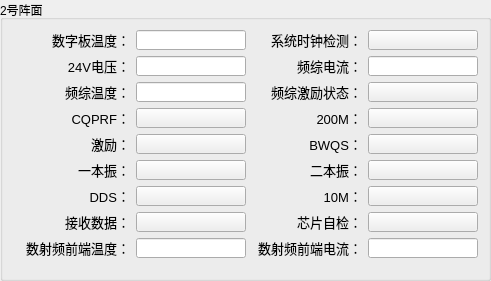
     <widget class="QGroupBox" name="groupBox_12">
      <property name="geometry">
       <rect>
        <x>510</x>
        <y>30</y>
        <width>491</width>
        <height>281</height>
       </rect>
      </property>
      <property name="title">
       <string>2号阵面</string>
      </property>
      <widget class="QWidget" name="layoutWidget_2">
       <property name="geometry">
        <rect>
         <x>15</x>
         <y>25</y>
         <width>468</width>
         <height>238</height>
        </rect>
       </property>
       <layout class="QGridLayout" name="gridLayout_8">
        <property name="leftMargin">
         <number>5</number>
        </property>
        <property name="topMargin">
         <number>5</number>
        </property>
        <property name="rightMargin">
         <number>5</number>
        </property>
        <property name="bottomMargin">
         <number>5</number>
        </property>
        <item row="0" column="0">
         <widget class="QLabel" name="label_19">
          <property name="minimumSize">
           <size>
            <width>110</width>
            <height>20</height>
           </size>
          </property>
          <property name="maximumSize">
           <size>
            <width>110</width>
            <height>20</height>
           </size>
          </property>
          <property name="font">
           <font>
            <pointsize>10</pointsize>
           </font>
          </property>
          <property name="text">
           <string>数字板温度：</string>
          </property>
          <property name="alignment">
           <set>Qt::AlignRight|Qt::AlignTrailing|Qt::AlignVCenter</set>
          </property>
         </widget>
        </item>
        <item row="0" column="1">
         <widget class="QLineEdit" name="lineEdit_Temp_Zynq_front2">
          <property name="minimumSize">
           <size>
            <width>110</width>
            <height>20</height>
           </size>
          </property>
          <property name="maximumSize">
           <size>
            <width>110</width>
            <height>20</height>
           </size>
          </property>
          <property name="font">
           <font>
            <pointsize>10</pointsize>
           </font>
          </property>
          <property name="alignment">
           <set>Qt::AlignCenter</set>
          </property>
         </widget>
        </item>
        <item row="0" column="2">
         <widget class="QLabel" name="label_45">
          <property name="minimumSize">
           <size>
            <width>110</width>
            <height>20</height>
           </size>
          </property>
          <property name="maximumSize">
           <size>
            <width>110</width>
            <height>20</height>
           </size>
          </property>
          <property name="font">
           <font>
            <pointsize>10</pointsize>
           </font>
          </property>
          <property name="text">
           <string>系统时钟检测：</string>
          </property>
          <property name="alignment">
           <set>Qt::AlignRight|Qt::AlignTrailing|Qt::AlignVCenter</set>
          </property>
         </widget>
        </item>
        <item row="0" column="3">
         <widget class="QPushButton" name="BtnState_System_Clock_Dect_front2">
          <property name="sizePolicy">
           <sizepolicy hsizetype="Fixed" vsizetype="Fixed">
            <horstretch>41</horstretch>
            <verstretch>22</verstretch>
           </sizepolicy>
          </property>
          <property name="minimumSize">
           <size>
            <width>110</width>
            <height>20</height>
           </size>
          </property>
          <property name="maximumSize">
           <size>
            <width>110</width>
            <height>20</height>
           </size>
          </property>
          <property name="text">
           <string/>
          </property>
         </widget>
        </item>
        <item row="1" column="0">
         <widget class="QLabel" name="label_73">
          <property name="minimumSize">
           <size>
            <width>110</width>
            <height>20</height>
           </size>
          </property>
          <property name="maximumSize">
           <size>
            <width>110</width>
            <height>20</height>
           </size>
          </property>
          <property name="font">
           <font>
            <pointsize>10</pointsize>
           </font>
          </property>
          <property name="text">
           <string>24V电压：</string>
          </property>
          <property name="alignment">
           <set>Qt::AlignRight|Qt::AlignTrailing|Qt::AlignVCenter</set>
          </property>
         </widget>
        </item>
        <item row="1" column="1">
         <widget class="QLineEdit" name="lineEdit_Voltage_24_front2">
          <property name="minimumSize">
           <size>
            <width>110</width>
            <height>20</height>
           </size>
          </property>
          <property name="maximumSize">
           <size>
            <width>110</width>
            <height>20</height>
           </size>
          </property>
          <property name="font">
           <font>
            <pointsize>10</pointsize>
           </font>
          </property>
          <property name="alignment">
           <set>Qt::AlignCenter</set>
          </property>
         </widget>
        </item>
        <item row="1" column="2">
         <widget class="QLabel" name="label_74">
          <property name="minimumSize">
           <size>
            <width>110</width>
            <height>20</height>
           </size>
          </property>
          <property name="maximumSize">
           <size>
            <width>110</width>
            <height>20</height>
           </size>
          </property>
          <property name="font">
           <font>
            <pointsize>10</pointsize>
           </font>
          </property>
          <property name="text">
           <string>频综电流：</string>
          </property>
          <property name="alignment">
           <set>Qt::AlignRight|Qt::AlignTrailing|Qt::AlignVCenter</set>
          </property>
         </widget>
        </item>
        <item row="1" column="3">
         <widget class="QLineEdit" name="lineEdit_Current_Fre_front2">
          <property name="minimumSize">
           <size>
            <width>110</width>
            <height>20</height>
           </size>
          </property>
          <property name="maximumSize">
           <size>
            <width>110</width>
            <height>20</height>
           </size>
          </property>
          <property name="font">
           <font>
            <pointsize>10</pointsize>
           </font>
          </property>
          <property name="text">
           <string/>
          </property>
          <property name="alignment">
           <set>Qt::AlignCenter</set>
          </property>
         </widget>
        </item>
        <item row="2" column="0">
         <widget class="QLabel" name="label_30">
          <property name="minimumSize">
           <size>
            <width>110</width>
            <height>20</height>
           </size>
          </property>
          <property name="maximumSize">
           <size>
            <width>110</width>
            <height>20</height>
           </size>
          </property>
          <property name="font">
           <font>
            <pointsize>10</pointsize>
           </font>
          </property>
          <property name="text">
           <string>频综温度：</string>
          </property>
          <property name="alignment">
           <set>Qt::AlignRight|Qt::AlignTrailing|Qt::AlignVCenter</set>
          </property>
         </widget>
        </item>
        <item row="2" column="1">
         <widget class="QLineEdit" name="lineEdit_Temp_Fre_front2">
          <property name="minimumSize">
           <size>
            <width>110</width>
            <height>20</height>
           </size>
          </property>
          <property name="maximumSize">
           <size>
            <width>110</width>
            <height>20</height>
           </size>
          </property>
          <property name="font">
           <font>
            <pointsize>10</pointsize>
           </font>
          </property>
          <property name="alignment">
           <set>Qt::AlignCenter</set>
          </property>
         </widget>
        </item>
        <item row="2" column="2">
         <widget class="QLabel" name="label_63">
          <property name="minimumSize">
           <size>
            <width>110</width>
            <height>20</height>
           </size>
          </property>
          <property name="maximumSize">
           <size>
            <width>110</width>
            <height>20</height>
           </size>
          </property>
          <property name="font">
           <font>
            <pointsize>10</pointsize>
           </font>
          </property>
          <property name="text">
           <string>频综激励状态：</string>
          </property>
          <property name="alignment">
           <set>Qt::AlignRight|Qt::AlignTrailing|Qt::AlignVCenter</set>
          </property>
         </widget>
        </item>
        <item row="2" column="3">
         <widget class="QPushButton" name="BtnState_State_Excitation_front2">
          <property name="sizePolicy">
           <sizepolicy hsizetype="Fixed" vsizetype="Fixed">
            <horstretch>41</horstretch>
            <verstretch>22</verstretch>
           </sizepolicy>
          </property>
          <property name="minimumSize">
           <size>
            <width>110</width>
            <height>20</height>
           </size>
          </property>
          <property name="maximumSize">
           <size>
            <width>110</width>
            <height>20</height>
           </size>
          </property>
          <property name="text">
           <string/>
          </property>
         </widget>
        </item>
        <item row="3" column="0">
         <widget class="QLabel" name="label_23">
          <property name="minimumSize">
           <size>
            <width>110</width>
            <height>20</height>
           </size>
          </property>
          <property name="maximumSize">
           <size>
            <width>110</width>
            <height>20</height>
           </size>
          </property>
          <property name="font">
           <font>
            <pointsize>10</pointsize>
           </font>
          </property>
          <property name="text">
           <string>CQPRF：</string>
          </property>
          <property name="alignment">
           <set>Qt::AlignRight|Qt::AlignTrailing|Qt::AlignVCenter</set>
          </property>
         </widget>
        </item>
        <item row="3" column="1">
         <widget class="QPushButton" name="BtnState_CQPRF_front2">
          <property name="sizePolicy">
           <sizepolicy hsizetype="Fixed" vsizetype="Fixed">
            <horstretch>41</horstretch>
            <verstretch>22</verstretch>
           </sizepolicy>
          </property>
          <property name="minimumSize">
           <size>
            <width>110</width>
            <height>20</height>
           </size>
          </property>
          <property name="maximumSize">
           <size>
            <width>110</width>
            <height>20</height>
           </size>
          </property>
          <property name="text">
           <string/>
          </property>
         </widget>
        </item>
        <item row="3" column="2">
         <widget class="QLabel" name="label_24">
          <property name="minimumSize">
           <size>
            <width>110</width>
            <height>20</height>
           </size>
          </property>
          <property name="maximumSize">
           <size>
            <width>110</width>
            <height>20</height>
           </size>
          </property>
          <property name="font">
           <font>
            <pointsize>10</pointsize>
           </font>
          </property>
          <property name="text">
           <string>200M：</string>
          </property>
          <property name="alignment">
           <set>Qt::AlignRight|Qt::AlignTrailing|Qt::AlignVCenter</set>
          </property>
         </widget>
        </item>
        <item row="3" column="3">
         <widget class="QPushButton" name="BtnState_M200_front2">
          <property name="sizePolicy">
           <sizepolicy hsizetype="Fixed" vsizetype="Fixed">
            <horstretch>41</horstretch>
            <verstretch>22</verstretch>
           </sizepolicy>
          </property>
          <property name="minimumSize">
           <size>
            <width>110</width>
            <height>20</height>
           </size>
          </property>
          <property name="maximumSize">
           <size>
            <width>110</width>
            <height>20</height>
           </size>
          </property>
          <property name="text">
           <string/>
          </property>
         </widget>
        </item>
        <item row="4" column="0">
         <widget class="QLabel" name="label_37">
          <property name="minimumSize">
           <size>
            <width>110</width>
            <height>20</height>
           </size>
          </property>
          <property name="maximumSize">
           <size>
            <width>110</width>
            <height>20</height>
           </size>
          </property>
          <property name="font">
           <font>
            <pointsize>10</pointsize>
           </font>
          </property>
          <property name="text">
           <string>激励：</string>
          </property>
          <property name="alignment">
           <set>Qt::AlignRight|Qt::AlignTrailing|Qt::AlignVCenter</set>
          </property>
         </widget>
        </item>
        <item row="4" column="1">
         <widget class="QPushButton" name="BtnState_Excitation_front2">
          <property name="sizePolicy">
           <sizepolicy hsizetype="Fixed" vsizetype="Fixed">
            <horstretch>41</horstretch>
            <verstretch>22</verstretch>
           </sizepolicy>
          </property>
          <property name="minimumSize">
           <size>
            <width>110</width>
            <height>20</height>
           </size>
          </property>
          <property name="maximumSize">
           <size>
            <width>110</width>
            <height>20</height>
           </size>
          </property>
          <property name="text">
           <string/>
          </property>
         </widget>
        </item>
        <item row="4" column="2">
         <widget class="QLabel" name="label_38">
          <property name="minimumSize">
           <size>
            <width>110</width>
            <height>20</height>
           </size>
          </property>
          <property name="maximumSize">
           <size>
            <width>110</width>
            <height>20</height>
           </size>
          </property>
          <property name="font">
           <font>
            <pointsize>10</pointsize>
           </font>
          </property>
          <property name="text">
           <string>BWQS：</string>
          </property>
          <property name="alignment">
           <set>Qt::AlignRight|Qt::AlignTrailing|Qt::AlignVCenter</set>
          </property>
         </widget>
        </item>
        <item row="4" column="3">
         <widget class="QPushButton" name="BtnState_BWQS_front2">
          <property name="sizePolicy">
           <sizepolicy hsizetype="Fixed" vsizetype="Fixed">
            <horstretch>41</horstretch>
            <verstretch>22</verstretch>
           </sizepolicy>
          </property>
          <property name="minimumSize">
           <size>
            <width>110</width>
            <height>20</height>
           </size>
          </property>
          <property name="maximumSize">
           <size>
            <width>110</width>
            <height>20</height>
           </size>
          </property>
          <property name="text">
           <string/>
          </property>
         </widget>
        </item>
        <item row="5" column="0">
         <widget class="QLabel" name="label_43">
          <property name="minimumSize">
           <size>
            <width>110</width>
            <height>20</height>
           </size>
          </property>
          <property name="maximumSize">
           <size>
            <width>110</width>
            <height>20</height>
           </size>
          </property>
          <property name="font">
           <font>
            <pointsize>10</pointsize>
           </font>
          </property>
          <property name="text">
           <string>一本振：</string>
          </property>
          <property name="alignment">
           <set>Qt::AlignRight|Qt::AlignTrailing|Qt::AlignVCenter</set>
          </property>
         </widget>
        </item>
        <item row="5" column="1">
         <widget class="QPushButton" name="BtnState_lvib_1_front2">
          <property name="sizePolicy">
           <sizepolicy hsizetype="Fixed" vsizetype="Fixed">
            <horstretch>41</horstretch>
            <verstretch>22</verstretch>
           </sizepolicy>
          </property>
          <property name="minimumSize">
           <size>
            <width>110</width>
            <height>20</height>
           </size>
          </property>
          <property name="maximumSize">
           <size>
            <width>110</width>
            <height>20</height>
           </size>
          </property>
          <property name="text">
           <string/>
          </property>
         </widget>
        </item>
        <item row="5" column="2">
         <widget class="QLabel" name="label_46">
          <property name="minimumSize">
           <size>
            <width>110</width>
            <height>20</height>
           </size>
          </property>
          <property name="maximumSize">
           <size>
            <width>110</width>
            <height>20</height>
           </size>
          </property>
          <property name="font">
           <font>
            <pointsize>10</pointsize>
           </font>
          </property>
          <property name="text">
           <string>二本振：</string>
          </property>
          <property name="alignment">
           <set>Qt::AlignRight|Qt::AlignTrailing|Qt::AlignVCenter</set>
          </property>
         </widget>
        </item>
        <item row="5" column="3">
         <widget class="QPushButton" name="BtnState_lvib_2_front2">
          <property name="sizePolicy">
           <sizepolicy hsizetype="Fixed" vsizetype="Fixed">
            <horstretch>41</horstretch>
            <verstretch>22</verstretch>
           </sizepolicy>
          </property>
          <property name="minimumSize">
           <size>
            <width>110</width>
            <height>20</height>
           </size>
          </property>
          <property name="maximumSize">
           <size>
            <width>110</width>
            <height>20</height>
           </size>
          </property>
          <property name="text">
           <string/>
          </property>
         </widget>
        </item>
        <item row="6" column="0">
         <widget class="QLabel" name="label_39">
          <property name="minimumSize">
           <size>
            <width>110</width>
            <height>20</height>
           </size>
          </property>
          <property name="maximumSize">
           <size>
            <width>110</width>
            <height>20</height>
           </size>
          </property>
          <property name="font">
           <font>
            <pointsize>10</pointsize>
           </font>
          </property>
          <property name="text">
           <string>DDS：</string>
          </property>
          <property name="alignment">
           <set>Qt::AlignRight|Qt::AlignTrailing|Qt::AlignVCenter</set>
          </property>
         </widget>
        </item>
        <item row="6" column="1">
         <widget class="QPushButton" name="BtnState_DDS_front2">
          <property name="sizePolicy">
           <sizepolicy hsizetype="Fixed" vsizetype="Fixed">
            <horstretch>41</horstretch>
            <verstretch>22</verstretch>
           </sizepolicy>
          </property>
          <property name="minimumSize">
           <size>
            <width>110</width>
            <height>20</height>
           </size>
          </property>
          <property name="maximumSize">
           <size>
            <width>110</width>
            <height>20</height>
           </size>
          </property>
          <property name="text">
           <string/>
          </property>
         </widget>
        </item>
        <item row="6" column="2">
         <widget class="QLabel" name="label_40">
          <property name="minimumSize">
           <size>
            <width>110</width>
            <height>20</height>
           </size>
          </property>
          <property name="maximumSize">
           <size>
            <width>110</width>
            <height>20</height>
           </size>
          </property>
          <property name="font">
           <font>
            <pointsize>10</pointsize>
           </font>
          </property>
          <property name="text">
           <string>10M：</string>
          </property>
          <property name="alignment">
           <set>Qt::AlignRight|Qt::AlignTrailing|Qt::AlignVCenter</set>
          </property>
         </widget>
        </item>
        <item row="6" column="3">
         <widget class="QPushButton" name="BtnState_M10_front2">
          <property name="sizePolicy">
           <sizepolicy hsizetype="Fixed" vsizetype="Fixed">
            <horstretch>41</horstretch>
            <verstretch>22</verstretch>
           </sizepolicy>
          </property>
          <property name="minimumSize">
           <size>
            <width>110</width>
            <height>20</height>
           </size>
          </property>
          <property name="maximumSize">
           <size>
            <width>110</width>
            <height>20</height>
           </size>
          </property>
          <property name="text">
           <string/>
          </property>
         </widget>
        </item>
        <item row="7" column="0">
         <widget class="QLabel" name="label_75">
          <property name="minimumSize">
           <size>
            <width>110</width>
            <height>20</height>
           </size>
          </property>
          <property name="maximumSize">
           <size>
            <width>110</width>
            <height>20</height>
           </size>
          </property>
          <property name="font">
           <font>
            <pointsize>10</pointsize>
           </font>
          </property>
          <property name="text">
           <string>接收数据：</string>
          </property>
          <property name="alignment">
           <set>Qt::AlignRight|Qt::AlignTrailing|Qt::AlignVCenter</set>
          </property>
         </widget>
        </item>
        <item row="7" column="1">
         <widget class="QPushButton" name="BtnState_State_RfFront_End_Rece_front2">
          <property name="sizePolicy">
           <sizepolicy hsizetype="Minimum" vsizetype="Fixed">
            <horstretch>41</horstretch>
            <verstretch>22</verstretch>
           </sizepolicy>
          </property>
          <property name="minimumSize">
           <size>
            <width>110</width>
            <height>20</height>
           </size>
          </property>
          <property name="maximumSize">
           <size>
            <width>110</width>
            <height>20</height>
           </size>
          </property>
          <property name="text">
           <string/>
          </property>
         </widget>
        </item>
        <item row="7" column="2">
         <widget class="QLabel" name="label_76">
          <property name="minimumSize">
           <size>
            <width>110</width>
            <height>20</height>
           </size>
          </property>
          <property name="maximumSize">
           <size>
            <width>110</width>
            <height>20</height>
           </size>
          </property>
          <property name="font">
           <font>
            <pointsize>10</pointsize>
           </font>
          </property>
          <property name="text">
           <string>芯片自检：</string>
          </property>
          <property name="alignment">
           <set>Qt::AlignRight|Qt::AlignTrailing|Qt::AlignVCenter</set>
          </property>
         </widget>
        </item>
        <item row="7" column="3">
         <widget class="QPushButton" name="BtnState_State_RfFront_End_self_checking_front2">
          <property name="sizePolicy">
           <sizepolicy hsizetype="Minimum" vsizetype="Fixed">
            <horstretch>41</horstretch>
            <verstretch>22</verstretch>
           </sizepolicy>
          </property>
          <property name="minimumSize">
           <size>
            <width>110</width>
            <height>20</height>
           </size>
          </property>
          <property name="maximumSize">
           <size>
            <width>110</width>
            <height>20</height>
           </size>
          </property>
          <property name="text">
           <string/>
          </property>
         </widget>
        </item>
        <item row="8" column="0">
         <widget class="QLabel" name="label_77">
          <property name="minimumSize">
           <size>
            <width>110</width>
            <height>20</height>
           </size>
          </property>
          <property name="maximumSize">
           <size>
            <width>110</width>
            <height>20</height>
           </size>
          </property>
          <property name="font">
           <font>
            <pointsize>10</pointsize>
           </font>
          </property>
          <property name="text">
           <string>数射频前端温度：</string>
          </property>
          <property name="alignment">
           <set>Qt::AlignRight|Qt::AlignTrailing|Qt::AlignVCenter</set>
          </property>
         </widget>
        </item>
        <item row="8" column="1">
         <widget class="QLineEdit" name="lineEdit_Temp_RfFront_End_front2">
          <property name="minimumSize">
           <size>
            <width>110</width>
            <height>20</height>
           </size>
          </property>
          <property name="maximumSize">
           <size>
            <width>110</width>
            <height>20</height>
           </size>
          </property>
          <property name="font">
           <font>
            <pointsize>10</pointsize>
           </font>
          </property>
          <property name="alignment">
           <set>Qt::AlignCenter</set>
          </property>
         </widget>
        </item>
        <item row="8" column="2">
         <widget class="QLabel" name="label_78">
          <property name="minimumSize">
           <size>
            <width>110</width>
            <height>20</height>
           </size>
          </property>
          <property name="maximumSize">
           <size>
            <width>110</width>
            <height>20</height>
           </size>
          </property>
          <property name="font">
           <font>
            <pointsize>10</pointsize>
           </font>
          </property>
          <property name="text">
           <string>数射频前端电流：</string>
          </property>
          <property name="alignment">
           <set>Qt::AlignRight|Qt::AlignTrailing|Qt::AlignVCenter</set>
          </property>
         </widget>
        </item>
        <item row="8" column="3">
         <widget class="QLineEdit" name="lineEdit_Current_RfFront_front2">
          <property name="minimumSize">
           <size>
            <width>110</width>
            <height>20</height>
           </size>
          </property>
          <property name="maximumSize">
           <size>
            <width>110</width>
            <height>20</height>
           </size>
          </property>
          <property name="font">
           <font>
            <pointsize>10</pointsize>
           </font>
          </property>
          <property name="text">
           <string/>
          </property>
          <property name="alignment">
           <set>Qt::AlignCenter</set>
          </property>
         </widget>
        </item>
       </layout>
      </widget>
     </widget>
